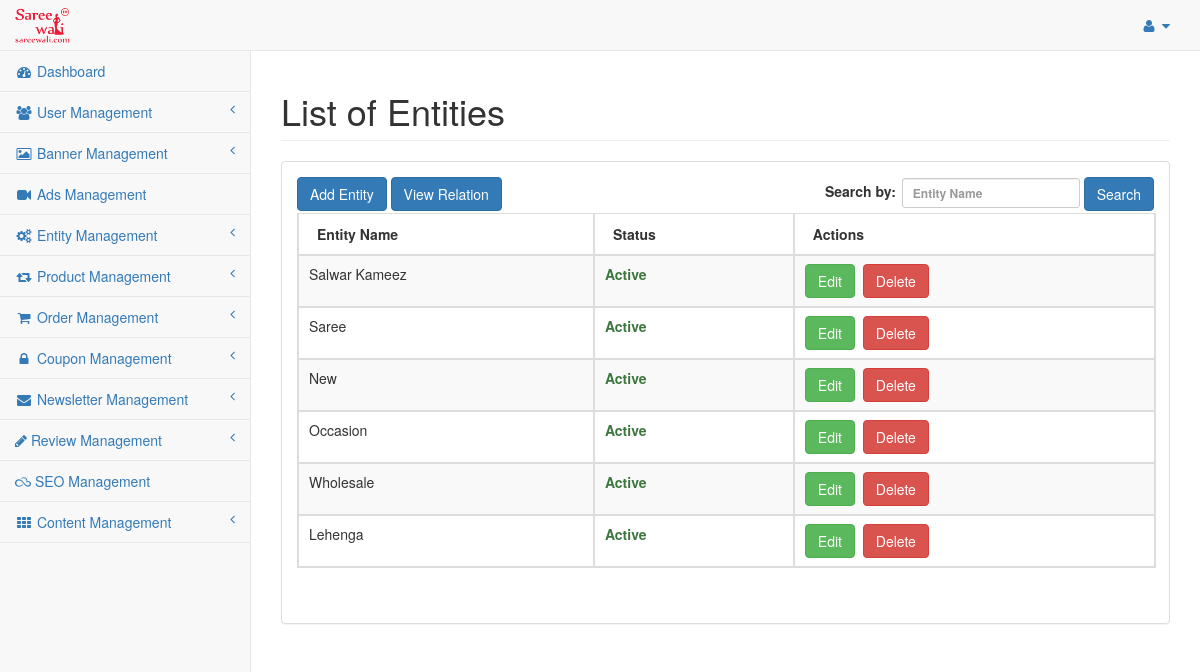
Page /index.php/admin/entity/entity_list on the earlier database version.
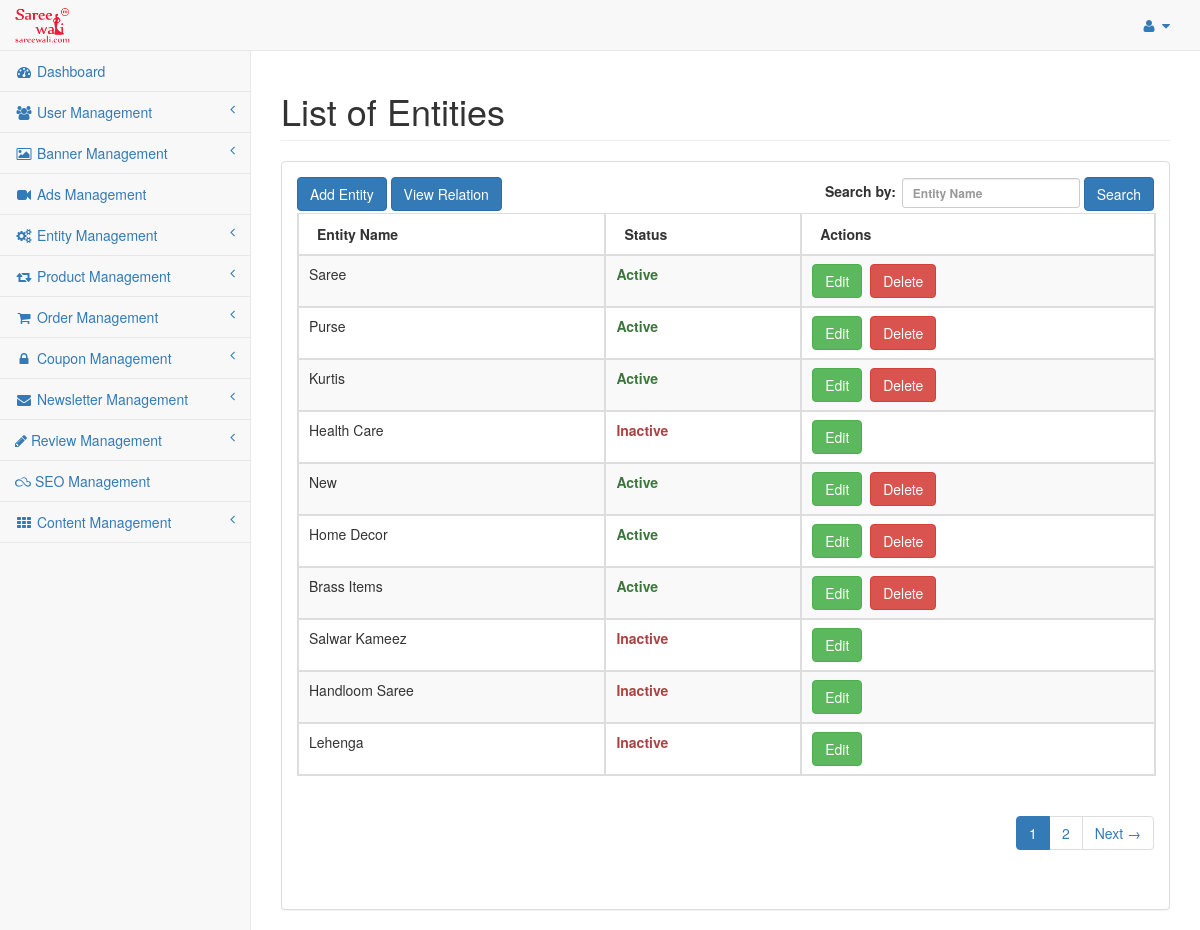
Same page on the later database version.
### tables this page shows
CREATE TABLE `saree_entity` (
  `entity_id` int(11) NOT NULL,
  `name` varchar(255) NOT NULL,
  `description` tinytext NOT NULL,
  `image_path` varchar(255) NOT NULL,
  `slug` varchar(255) NOT NULL,
  `level` int(11) NOT NULL,
  `parent_id` int(11) NOT NULL,
  `sort_order` int(11) NOT NULL,
  `is_special` enum('Y','N') NOT NULL DEFAULT 'N',
  `status` enum('Y','N') NOT NULL DEFAULT 'N',
  `date_added` int(11) NOT NULL,
  `date_modified` int(11) NOT NULL
);

### application/controllers/admin/Entity.php (called while the page is built, shortened)
<?php if ( ! defined('BASEPATH')) exit('No direct script access allowed');
class Entity extends CI_Controller{
	public $data = array();
	public function __construct(){
		$this->load->model('entitydata');
		$this->load->model('productdata');
		$this->data = $this->defaultdata->getBackendDefaultData();
	}
	public function entity_list(){
		$like = array();
		parse_str($_SERVER['QUERY_STRING'], $like);
		unset($like['page']);
		$search_key = $this->input->get('name');
		if(isset($search_key) && $search_key){
			$this->data['search_key'] = $search_key;
		}else{
			$this->data['search_key'] = '';
		}
		$entity_data = $this->entitydata->grab_entity(array("parent_id !=" => "0"), $like, array());
		$config['base_url'] = base_url('admin/entity-list');
		$config['total_rows'] = count($entity_data);
		$pagination = $this->config->item('pagination');
		$pagination = array_merge($config, $pagination);
		$this->pagination->initialize($pagination);
		$this->data['page'] = ($this->input->get('page')) ? $this->input->get('page') : 0;
		$this->data['pagination'] = $this->pagination->create_links();
		$entity_paginated_data = $this->entitydata->grab_entity(array("parent_id !=" => "0"), $like, array(PAGINATION_PER_PAGE, $this->data['page']));
		$this->data['entity_details'] = $entity_paginated_data;
		$this->load->view('admin/entity_list', $this->data);
	}
}

### index.php (called while the page is built, shortened)
<?php
require_once BASEPATH.'core/CodeIgniter.php';

### application/models/Entitydata.php (called while the page is built, shortened)
<?php
class Entitydata extends CI_Model {
	public function grab_entity($cond = array(), $like = array(), $limit = array(), $order_by = array()){
		if(!empty($cond)){
			$this->db->where($cond);
		}
		if(!empty($limit)){
			$per_page = $limit[0];
			$offset = $limit[1];
			$start = max(0, ( $offset -1 ) * $per_page);
			$this->db->limit($per_page, $start);
		}
		if(!empty($order_by)){
			foreach($order_by as $key => $val){
				$this->db->order_by($key, $val);
			}
		}else{
			$this->db->order_by('date_modified','desc');
		}
		$query = $this->db->get(TABLE_ENTITY);
		return $query->result();
	}
}

### application/config/config.php (called while the page is built, shortened)
<?php
switch(ENVIRONMENT){
	case "development":
		$config['base_url'] = 'http://localhost/sareewali';
	break;
}
$config['index_page'] = 'index.php';
$config['uri_protocol']	= 'REQUEST_URI';
$config['url_suffix'] = '';
$config['language']	= 'english';
$config['charset'] = 'UTF-8';
$config['enable_hooks'] = FALSE;
$config['subclass_prefix'] = 'MY_';
$config['composer_autoload'] = FALSE;
$config['permitted_uri_chars'] = 'a-z 0-9~%.:_\-@\=+';
$config['enable_query_strings'] = FALSE;
$config['controller_trigger'] = 'c';
$config['function_trigger'] = 'm';
$config['directory_trigger'] = 'd';
$config['allow_get_array'] = TRUE;
$config['log_threshold'] = 4;
$config['log_path'] = '';
$config['log_file_extension'] = '';
$config['log_file_permissions'] = 0644;
$config['log_date_format'] = 'Y-m-d H:i:s';
$config['error_views_path'] = '';
$config['cache_path'] = '';
$config['cache_query_string'] = FALSE;
$config['encryption_key'] = 'E)H@McQfTjWmZq4t7w!z%C*F-JaNdRgUkXp2s5u8x/A?D(G+KbPeShVmYq3t6w9y';
$config['sess_driver'] = 'files';
$config['sess_cookie_name'] = 'ci_session';
$config['sess_expiration'] = 7200;
$config['sess_save_path'] = NULL;
$config['sess_match_ip'] = FALSE;
$config['sess_time_to_update'] = 300;
$config['sess_regenerate_destroy'] = FALSE;
$config['cookie_prefix']	= '';
$config['cookie_domain']	= '';
$config['cookie_path']		= '/';
$config['cookie_secure']	= FALSE;
$config['cookie_httponly'] 	= FALSE;
$config['standardize_newlines'] = FALSE;
$config['global_xss_filtering'] = FALSE;
$config['csrf_protection'] = FALSE;
$config['csrf_token_name'] = 'csrf_test_name';
$config['csrf_cookie_name'] = 'csrf_cookie_name';
$config['csrf_expire'] = 7200;
$config['csrf_regenerate'] = TRUE;
$config['csrf_exclude_uris'] = array();
$config['compress_output'] = FALSE;
$config['time_reference'] = 'local';
$config['rewrite_short_tags'] = FALSE;
$config['proxy_ips'] = '';

### application/views/admin/entity_list.php (the view, shortened to what the changed rows need)
<?php echo $head;?>
<div id="wrapper">
	<div id="page-wrapper" style="min-height: 374px;">
          <div class="row">
              <div class="col-lg-12">
                  <h1 class="page-header">List of Entities</h1>
              </div>
          </div>
          <div class="row">
              <div class="col-lg-12">
                  <div class="panel panel-default">
				<div class="panel-body">
					<div id="dataTables-example_wrapper" class="dataTables_wrapper form-inline dt-bootstrap no-footer">
					  <div class="row">
						 <div class="col-sm-12">
							<table width="100%" class="table table-striped table-bordered table-hover dataTable no-footer dtr-inline" id="dataTables-example" role="grid" aria-describedby="dataTables-example_info" style="width: 100%;">
							   <thead>
								  <tr role="row">
									 <th>Entity Name</th>
									 <th>Status</th>
									 <th>Actions</th>
								  </tr>
							   </thead>
							   <tbody>
							    <?php if(!empty($entity_details)){ ?>
								<?php foreach($entity_details AS $detail) {?>
								  <tr class="gradeA odd" role="row">
									 <td><?php echo $detail->name;?></td>
									 <td class="center"><?php echo ($detail->status == 'Y' ? '<strong class="text-success">Active</strong>' : '<strong class="text-danger">Inactive</strong>');?></td>
									 <td class="center">
										<a href="<?php echo base_url('admin/entity-edit/'.$detail->slug);?>" class="btn btn-success" title="Edit">Edit</a>&nbsp;
										<?php
											if($detail->status == 'Y'){
										?>
										<a href="javascript:void(0);" onclick="onDeleteConfirm('<?php echo base_url('admin/entity/entity_update/'.$detail->slug);?>');" class="btn btn-danger" title="Delete">Delete<a>						<?php
											}
										?>
									</td>
								  </tr>
								  <?php } ?>
								  <?php }else{ ?>
								  <tr class="gradeA odd" role="row"><td colspan="4" style="text-align:center;">No records found</td></tr>
								  <?php } ?>
							   </tbody>
							</table>
						 </div>
					  </div>
					 <div class="pagination" style="float:right;">
						<?php echo $pagination ?>
					</div>
					</div>
					</div>
                  </div>
              </div>
          </div>
      </div>
</div>
<?php echo $footer; ?>

Differences in the rows shown:
no longer on this page (row edited): saree_entity: name "Wholesale", status "Active"
added saree_entity: name "Purse", status "Active"
added saree_entity: name "Kurtis", status "Active"
added saree_entity: name "Health Care", status "Inactive"
added saree_entity: name "Home Decor", status "Active"
added saree_entity: name "Brass Items", status "Active"
changed saree_entity "Salwar Kameez": status "Active Delete" → "Inactive"; moves down the list
changed saree_entity: name "Occasion" → "Handloom Saree"; status "Active Delete" → "Inactive"
changed saree_entity "Lehenga": status "Active Delete" → "Inactive"
Other differences:
$pagination: (not shown) → "1 2 Next →"
